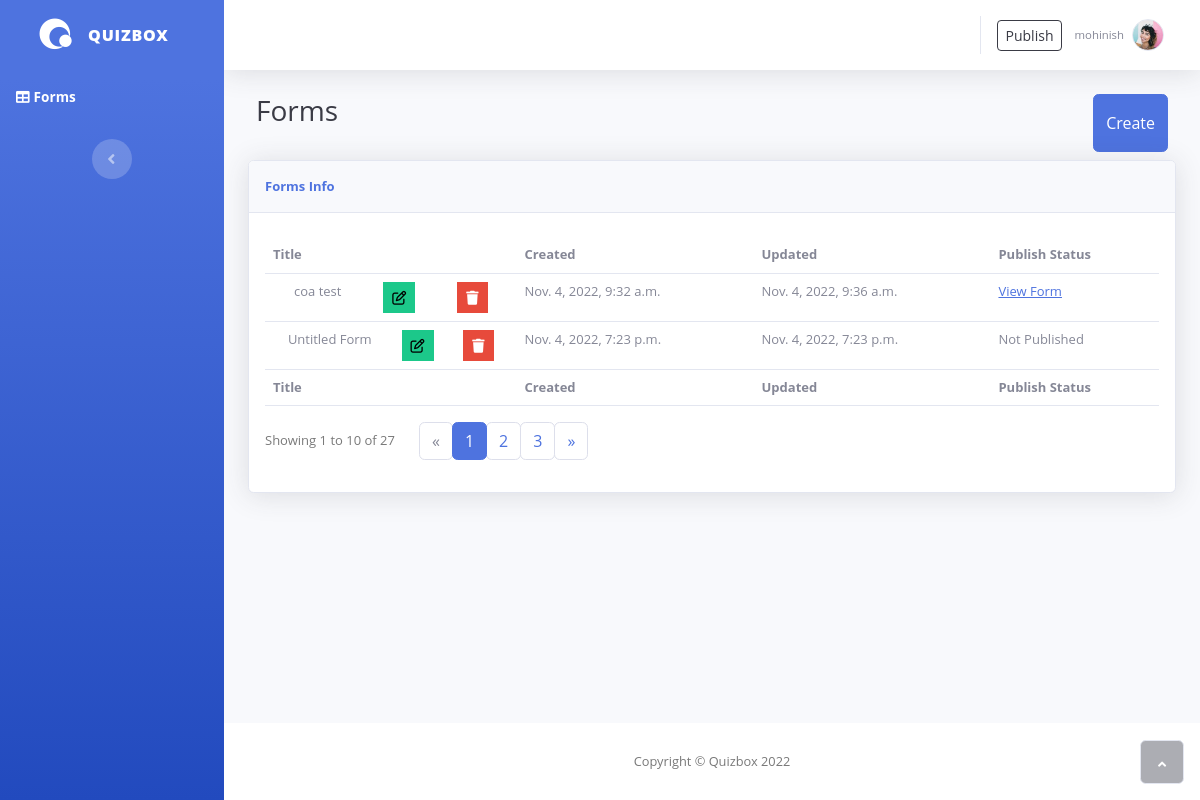
The page /form (signed in) on the database its author committed.
### forms/models.py (models this page shows)
class Exam(models.Model):
    uuid = models.CharField(max_length=30)
    title = models.CharField(max_length=100)
    desc = models.CharField(max_length=300)
    owner = models.ForeignKey(User,on_delete=models.CASCADE,related_name="owner")
    email = models.EmailField(null=True)
    questions = models.ManyToManyField(Question, related_name="questions")
    is_publish = models.BooleanField(default=False)
    view_score = models.BooleanField(default=False)
    createdAt = models.DateTimeField(auto_now_add=True)
    updatedAt = models.DateTimeField(auto_now=True)

### forms/views.py (the view)
# urls.py: path('form',views.index,name="form"),
@login_required
def index(request):
    form = Exam.objects.filter(owner=request.user.id)
    if request.method == "GET":
        if form.count() == 0:
            return render(request,'index.html')
        if form[0].owner != request.user:
            return HttpResponse("You are not authorised to access this form")
        else:
            return render(request,'index.html', context={'form':form,'count':form.count()})

### templates/index.html (shortened to what this page needs)
{% load static %}
<!DOCTYPE html>
<html>
<head>
    <link rel="stylesheet" href="{% static 'bootstrap/css/bootstrap.min.css' %}">
	<link rel="stylesheet" href="{% static 'css/style.css' %}">
	<link rel="stylesheet" href="{% static 'css/profile.css' %}">
    <link rel="stylesheet" href="https://use.fontawesome.com/releases/v5.12.0/css/all.css">
    <link rel="stylesheet" href="{% static 'css/styles.min.css' %}">
</head>
<body id="page-top">
<div id="wrapper">
    <nav class="navbar navbar-dark align-items-start sidebar sidebar-dark accordion bg-gradient-primary p-0">
        <div class="container-fluid d-flex flex-column p-0"><a class="navbar-brand d-flex justify-content-center align-items-center sidebar-brand m-0" href="#">
                <div class="sidebar-brand-icon rotate-n-15"><i class="fa-brands fa-quinscape"></i></div>
                    <div class="sidebar-brand-text mx-3"><span>Quizbox</span></div>
                </a>
                <ul class="navbar-nav text-light" id="accordionSidebar">
                    <li class="nav-item"><a class="nav-link active" href="{% url 'form' %}"><i class="fas fa-table"></i><span>Forms</span></a></li>
				</ul>
                <div class="text-center d-none d-md-inline"><button class="btn rounded-circle border-0" id="sidebarToggle" type="button"></button></div>
            </div>
        </nav>
        <div class="d-flex flex-column" id="content-wrapper">
            <div id="content">
                <nav class="navbar navbar-light navbar-expand bg-white shadow mb-4 topbar static-top">
                    <div class="container-fluid"><button class="btn btn-link d-md-none rounded-circle me-3" id="sidebarToggleTop" type="button"></button>
                        <ul class="navbar-nav flex-nowrap ms-auto">
                            <li class="nav-item dropdown d-flex no-arrow">
                                <div class="nav-item m-auto">
                                    <button type="button" class="btn btn-outline-dark btn-sm publish" data-id="{{form.code}}">Publish</button>
                                </div>
                                <div class="nav-item dropdown no-arrow"><a class="dropdown-toggle nav-link" aria-expanded="false" data-bs-toggle="dropdown" href="#"><span class="d-none d-lg-inline me-2 text-gray-600 small">{{user.username}}</span><img class="border rounded-circle img-profile" src="{% static 'img/avatars/avatar1.jpeg' %}"></a>
                                </div>
                            </li>
                        </ul>
                    </div>
                </nav>
                <div class="container-fluid">
                    <div class="d-flex m-2 justify-content-between">
                        <h3 class="text-dark mb-4">Forms</h3>
                        <button type="button" class="btn btn-primary" id="create-blank-form" >Create</button>
                    </div>
                    <div class="card shadow">
                            <div class="card-header py-3">
                                <p class="text-primary m-0 fw-bold">Forms Info</p>
                            </div>
                            <div class="card-body">
                                <div class="table-responsive table mt-2" id="dataTable" role="grid" aria-describedby="dataTable_info">
                                    <table class="table my-0" id="dataTable">
                                        <thead>
                                            <tr>
                                                <th>Title</th>
                                                <th>Created</th>
                                                <th>Updated</th>
                                                <th>Publish Status</th>
                                            </tr>
                                        </thead>
                                        <tbody>
                                            {% for i in form %}
                                            <tr>
                                                <td>
                                                    <div class="d-flex justify-content-around">{{i.title}}
                                                        <button class="btn edit-btn btn-success btn-sm rounded-0" data-id="{{i.uuid}}" type="button" data-toggle="tooltip" data-placement="top" title="Edit"><i class="fa fa-edit"></i></button>
                                                        <button class="btn btn-danger delete-btn btn-sm rounded-0" data-id="{{i.uuid}}" type="button" data-toggle="tooltip" data-placement="top" title="Delete"><i class="fa fa-trash"></i></button>
                                                    </div>
                                            </td>
                                                <td>{{i.createdAt}}</td>
                                                <td>{{i.updatedAt}}</td>
                                                <td>{% if i.is_publish %}
                                                    <a href="{% url 'view_exam' i.uuid %}">View Form</a>
                                                    {% else %}
                                                    Not Published
                                                    {% endif %}</td>
                                            </tr>
                                            {% endfor %}
                                        </tbody>
                                        <tfoot>
                                            <tr>
                                                <th>Title</th>
                                                <th>Created</th>
                                                <th>Updated</th>
                                                <th>Publish Status</th>
                                            </tr>
                                        </tfoot>
                                    </table>
                                </div>
                                <div class="row">
                                    <div class="col-md-6 align-self-center">
                                        <p id="dataTable_info" class="dataTables_info" role="status" aria-live="polite">Showing 1 to 10 of 27</p>
                                    </div>
                                    <div class="col-md-6">
                                        <nav class="d-lg-flex justify-content-lg-end dataTables_paginate paging_simple_numbers">
                                            <ul class="pagination">
                                                <li class="page-item disabled"><a class="page-link" aria-label="Previous" href="#"><span aria-hidden="true">«</span></a></li>
                                                <li class="page-item active"><a class="page-link" href="#">1</a></li>
                                                <li class="page-item"><a class="page-link" href="#">2</a></li>
                                                <li class="page-item"><a class="page-link" href="#">3</a></li>
                                                <li class="page-item"><a class="page-link" aria-label="Next" href="#"><span aria-hidden="true">»</span></a></li>
                                            </ul>
                                        </nav>
                                    </div>
                                </div>
                            </div>
                        </div>
                </div>
            </div>
            <footer class="bg-white sticky-footer">
                <div class="container my-auto">
                    <div class="text-center my-auto copyright"><span>Copyright © Quizbox 2022</span></div>
                </div>
            </footer>
        <a class="border rounded d-inline scroll-to-top" href="#page-top"><i class="fas fa-angle-up"></i></a>
    </div>
</body>
</html>

### static/css/profile.css (style rules this page uses)
body { color: #797979; background: #f1f2f7; font-family: 'Open Sans', sans-serif; padding: 0px !important; margin: 0px !important; font-size: 13px; text-rendering: optimizeLegibility; -webkit-font-smoothing: antialiased; -moz-font-smoothing: antialiased; }
.row { max-width: max-content; }

### rows shown on the page
Exam: title "coa test", createdAt "Nov. 4, 2022, 9:32 a.m.", updatedAt "Nov. 4, 2022, 9:36 a.m.", is_publish "View Form"
Exam: title "Untitled Form", createdAt "Nov. 4, 2022, 7:23 p.m.", updatedAt "Nov. 4, 2022, 7:23 p.m.", is_publish "Not Published"

### other values the page prints
{{ user.username }} "mohinish"
